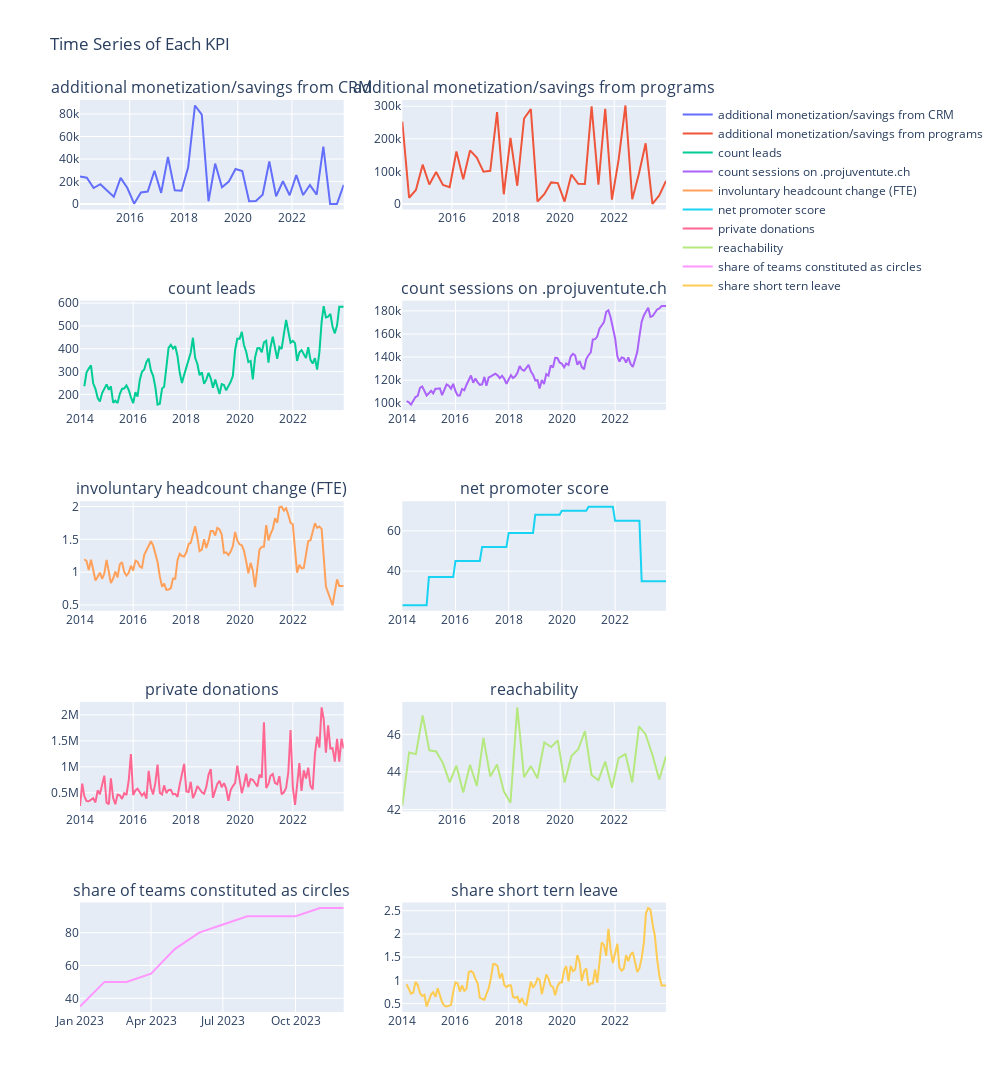

The code cell stored with this chart in its notebook:
### Code cell
# Creating subplots for the time series of each KPI (smoothed)
fig = make_subplots(rows=5, cols=2, subplot_titles=kpis, shared_xaxes=False)

row = 1
col = 1
for kpi in kpis:
    dfKpi = dfAllYearsSmooth[dfAllYearsSmooth['kpi'] == kpi]
    trace = go.Scatter(x=dfKpi['date'], y=dfKpi['value'], name=kpi, mode='lines')
    fig.add_trace(trace, row=row, col=col)
    col += 1
    if col > 2:
        col = 1
        row += 1

fig.update_layout(height=1200, width=1000, title_text='Time Series of Each KPI')
fig.show()
